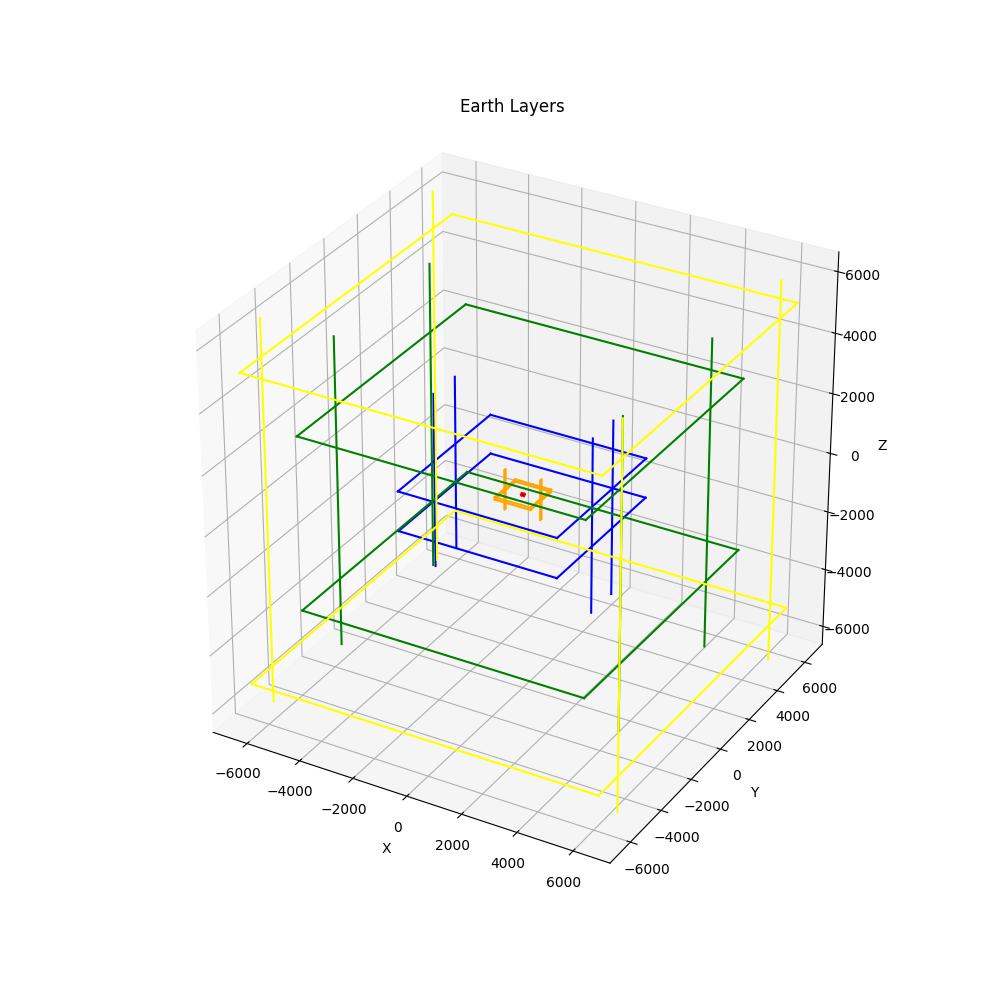

The script that saved this image:
import matplotlib.pyplot as plt
from mpl_toolkits.mplot3d import Axes3D
import numpy as np

layer_names = ["Crust", "Upper Mantle", "Lower Mantle", "Outer Core", "Inner Core"]
layer_radii = [0, 40, 660, 2891, 5150, 6371]
layer_colors = ['red', 'orange', 'blue', 'green', 'yellow', 'purple']

# Set up the figure and 3D axis
fig = plt.figure(figsize=(10, 10))
ax = fig.add_subplot(111, projection='3d')
ax.set_box_aspect([1, 1, 1])

# Plotting the layers as colored sections of the sphere
for i in range(len(layer_radii) - 1):
    radius_inner = layer_radii[i]
    radius_outer = layer_radii[i + 1]
    color = layer_colors[i]

    # Create the theta and phi values for the surface
    theta = np.linspace(0, np.pi, 100)
    phi = np.linspace(0, 2 * np.pi, 100)
    theta, phi = np.meshgrid(theta, phi)

    # Parametric equations for a sphere
    x = np.sin(theta) * np.cos(phi)
    y = np.sin(theta) * np.sin(phi)
    z = np.cos(theta)

    # Create a mask for the desired layers
    mask = np.logical_and(z >= -1, z <= 0)
    mask = np.logical_and(mask, radius_inner <= np.sqrt(x**2 + y**2 + z**2))
    mask = np.logical_and(mask, radius_outer >= np.sqrt(x**2 + y**2 + z**2))

    # Apply the mask to the surface coordinates
    x_masked = np.ma.masked_array(x * radius_outer, mask=~mask)
    y_masked = np.ma.masked_array(y * radius_outer, mask=~mask)
    z_masked = np.ma.masked_array(z * radius_outer, mask=~mask)

    # Plot the masked surface with the corresponding color
    ax.plot_surface(x_masked, y_masked, z_masked, color=color, alpha=0.8)

# Plotting the grid on the cube with colors corresponding to the layers
for i in range(len(layer_radii) - 1):
    radius_inner = layer_radii[i]
    radius_outer = layer_radii[i + 1]
    color = layer_colors[i]

    # Plotting the lines along X-axis
    ax.plot([-radius_outer, radius_outer], [-radius_outer, -radius_outer], [radius_inner, radius_inner], color=color)
    ax.plot([-radius_outer, radius_outer], [-radius_outer, -radius_outer], [-radius_inner, -radius_inner], color=color)
    ax.plot([-radius_outer, radius_outer], [radius_outer, radius_outer], [radius_inner, radius_inner], color=color)
    ax.plot([-radius_outer, radius_outer], [radius_outer, radius_outer], [-radius_inner, -radius_inner], color=color)

  # Plotting the lines along Y-axis
    ax.plot([-radius_outer, -radius_outer], [-radius_outer, radius_outer], [radius_inner, radius_inner], color=color)
    ax.plot([-radius_outer, -radius_outer], [-radius_outer, radius_outer], [-radius_inner, -radius_inner], color=color)
    ax.plot([radius_outer, radius_outer], [-radius_outer, radius_outer], [radius_inner, radius_inner], color=color)
    ax.plot([radius_outer, radius_outer], [-radius_outer, radius_outer], [-radius_inner, -radius_inner], color=color)

    # Plotting the lines along Z-axis
    ax.plot([-radius_outer, -radius_outer], [radius_inner, radius_inner], [-radius_outer, radius_outer], color=color)
    ax.plot([-radius_outer, -radius_outer], [-radius_inner, -radius_inner], [-radius_outer, radius_outer], color=color)
    ax.plot([radius_outer, radius_outer], [radius_inner, radius_inner], [-radius_outer, radius_outer], color=color)
    ax.plot([radius_outer, radius_outer], [-radius_inner, -radius_inner], [-radius_outer, radius_outer], color=color)


# Set axis labels and title
ax.set_xlabel("X")
ax.set_ylabel("Y")
ax.set_zlabel("Z")
ax.set_title("Earth Layers")

# Save the figure as a PNG image
plt.savefig("earth_layers-deep.png")
